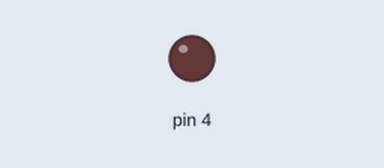
Recording of a sketch running on a simulated Arduino Uno, built with avr-gcc and run on an emulated ATmega328P. Parts: output pins drawn as LEDs (lit = HIGH).

Above: at 1.2 s.
At 3.8 s:
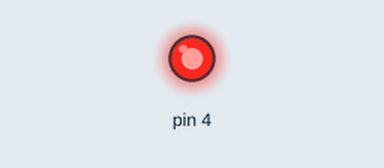
Timing chart, 0 to 6.7 s (numbered marks = the images above):
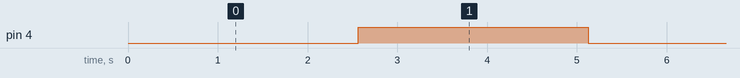

Measured:
- by itself, pin 4: alternates HIGH for 2.6 s and LOW for 2.6 s

The sketch:

sketch.ino
```cpp
void setup() { pinMode(4, OUTPUT); }
void loop() {
  for (int brightness = 0; brightness <= 255; brightness++) {
    analogWrite(4, brightness);
    delay(20);
  }
}
```
